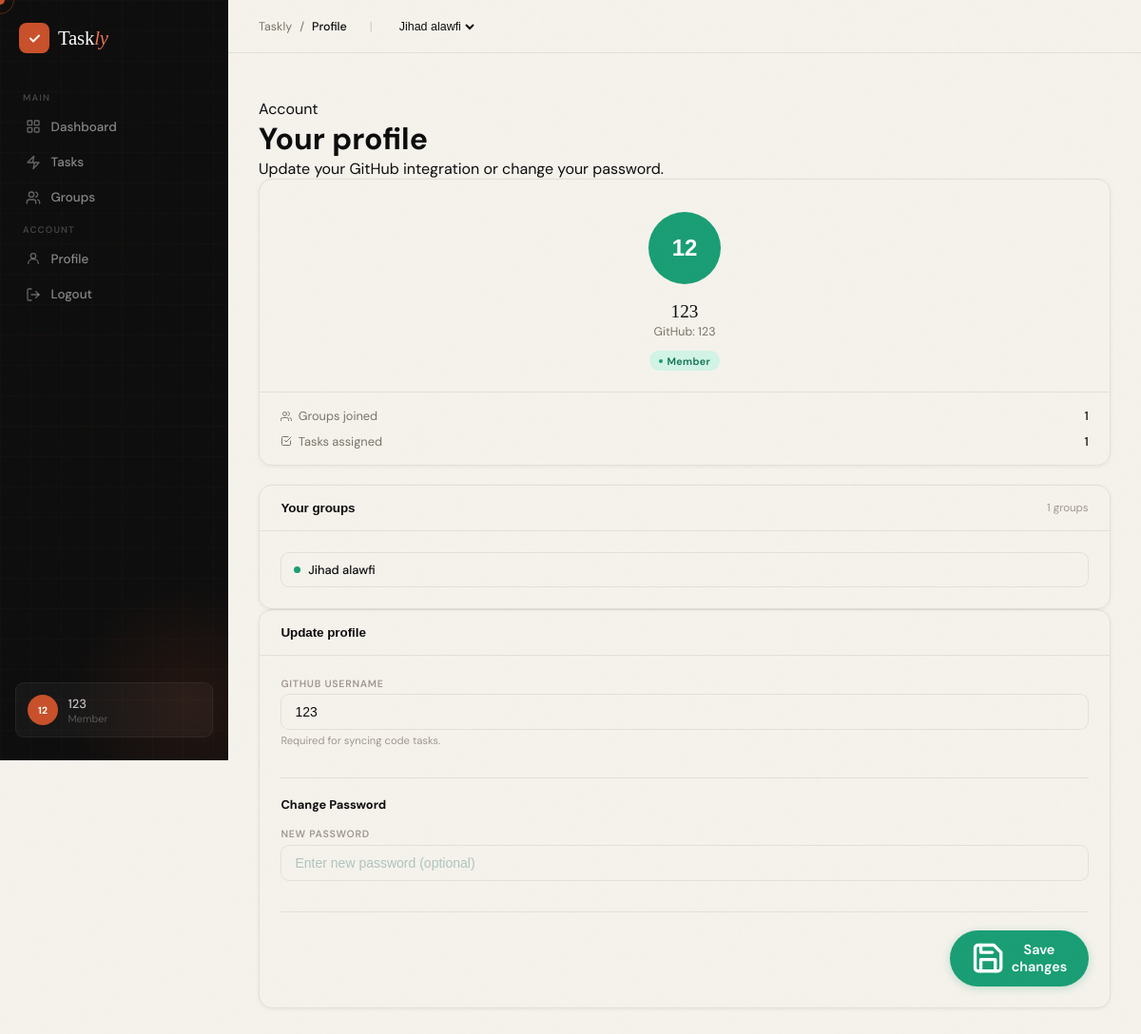
The app's page /profile (signed in) with its own data.
### app.py (models this page shows)
class User(db.Model):
    id = db.Column(db.Integer, primary_key=True)
    username = db.Column(db.String(80), unique=True, nullable=False)
    password_hash = db.Column(db.String(200), nullable=False)
    github_username = db.Column(db.String(80), nullable=True)  # Added for GitHub API
    group_role = db.Column(db.String(20), default='Member') # Legacy fallback
    current_group_id = db.Column(db.Integer, db.ForeignKey('group.id'), nullable=True)
    tasks = db.relationship('Task', backref='assignee', lazy=True)
    groups = db.relationship('Group', secondary=user_group_association, back_populates='users')

class Group(db.Model):
    id = db.Column(db.Integer, primary_key=True)
    name = db.Column(db.String(120), nullable=False)
    invite_code = db.Column(db.String(6), unique=True, nullable=False)
    repo_url = db.Column(db.String(255), nullable=True)
    is_non_coding = db.Column(db.Boolean, default=False)  # Group level setting
    leader_id = db.Column(db.Integer, db.ForeignKey('user.id'), nullable=True) # Adding leader_id for accurate role management
    users = db.relationship('User', secondary=user_group_association, back_populates='groups')
    co_leaders = db.relationship('User', secondary=group_coleaders, backref='co_lead_groups')
    tasks = db.relationship('Task', backref='group', lazy=True, cascade="all, delete-orphan")
    leader = db.relationship('User', foreign_keys=[leader_id])

### app.py (the view)
@app.route('/profile')
def profile():
    user = get_current_user()
    if not user:
        return redirect(url_for('login'))
    return render_template('profile.html', current_user=user)

### app.py (called while the page is built)
def get_current_user():
    if 'user_id' not in session:
        return None
    user = db.session.get(User, session['user_id'])
    if not user:
        session.pop('user_id', None)
    return user

def get_active_group(user):
    if not user.groups:
        return None
    if user.current_group_id:
        active_group = db.session.get(Group, user.current_group_id)
        if active_group in user.groups:
            return active_group
    user.current_group_id = user.groups[0].id
    db.session.commit()
    return user.groups[0]

def get_user_role(user, group):
    if not user or not group: return 'Member'
    if group.leader_id == user.id: return 'Leader'
    if user in group.co_leaders: return 'Co-Leader'
    return 'Member'

@app.context_processor
def inject_global_vars():
    user = get_current_user()
    group_role = 'Member'
    if user:
        user.is_authenticated = True
        active_group = get_active_group(user)
        if active_group:
             group_role = get_user_role(user, active_group)
    else:
        user = type('AnonymousUser', (), {'is_authenticated': False, 'groups': []})()
    return dict(current_user=user, today=date.today(), current_role=group_role)

### template/profile.html (shortened to what this page needs)
{% extends "base.html" %}
{% block breadcrumb %}Profile{% endblock %}
{% block content %}
<div class="page-header">
  <div class="page-eyebrow">Account</div>
  <h1 class="page-title">Your profile</h1>
  <p class="page-sub">Update your GitHub integration or change your password.</p>
</div>
<div class="profile-grid">
  <div class="left-col" style="display:flex;flex-direction:column;gap:1.25rem;">
    <div class="card" id="profile-summary">
      <div class="avatar-section">
        <div class="avatar-ring" id="avatar-ring">
          <div class="avatar-inner">
            <span class="avatar-initials" id="summary-initials">{{ current_user.username[:2]|upper }}</span>
          </div>
        </div>
        <div class="profile-name" id="summary-name">{{ current_user.username }}</div>
        <div class="profile-email" id="summary-email">GitHub: {{ current_user.github_username or 'Not connected' }}</div>
        <span class="role-badge">
          <span class="role-badge-dot"></span>
          <span id="summary-role">{{ current_user.group_role }}</span>
        </span>
      </div>
      <div class="profile-stats">
        <div class="stat-row">
          <span class="stat-label">
            <svg viewBox="0 0 24 24" fill="none" stroke="currentColor" stroke-width="2" stroke-linecap="round" stroke-linejoin="round"><path d="M17 21v-2a4 4 0 00-4-4H5a4 4 0 00-4 4v2"/><circle cx="9" cy="7" r="4"/><path d="M23 21v-2a4 4 0 00-3-3.87"/><path d="M16 3.13a4 4 0 010 7.75"/></svg>
            Groups joined
          </span>
          <span class="stat-value" id="summary-groups-count">{{ current_user.groups|length }}</span>
        </div>
        <div class="stat-row">
          <span class="stat-label">
            <svg viewBox="0 0 24 24" fill="none" stroke="currentColor" stroke-width="2" stroke-linecap="round" stroke-linejoin="round"><path d="M9 11l3 3L22 4"/><path d="M21 12v7a2 2 0 01-2 2H5a2 2 0 01-2-2V5a2 2 0 012-2h11"/></svg>
            Tasks assigned
          </span>
          <span class="stat-value">{{ current_user.tasks|length }}</span>
        </div>
      </div>
    </div>
    <div class="card">
      <div class="card-header">
        <span class="card-title">Your groups</span>
        <span class="card-meta" id="groups-count-label">{{ current_user.groups|length }} groups</span>
      </div>
      <div class="card-body">
        <div class="groups-list" id="profile-groups">
            {% for group in current_user.groups %}
              <div class="group-pill">
                <div class="group-pill-left">
                  <div class="group-dot"></div>
                  <span class="group-pill-name">{{ group.name }}</span>
                </div>
              </div>
            {% else %}
              <p style="font-size:0.8rem; color:var(--muted);">No groups joined yet.</p>
            {% endfor %}
        </div>
      </div>
    </div>
  </div>
  <div class="right-col">
    <div class="card">
      <div class="card-header">
        <span class="card-title">Update profile</span>
      </div>
      <div class="card-body">
        <form id="profile-form" action="{{ url_for('update_profile') }}" method="POST" class="form-grid">
          <div class="field">
            <label for="github_username">GitHub Username</label>
            <input id="github_username" name="github_username" type="text" value="{{ current_user.github_username or '' }}" placeholder="octocat"/>
            <span class="field-hint">Required for syncing code tasks.</span>
          </div>
          <div class="form-divider"></div>
          <p style="font-size:0.8rem; font-weight:bold; margin-bottom: 0;">Change Password</p>
          <div class="field">
            <label for="new_password">New Password</label>
            <input id="new_password" name="new_password" type="password" placeholder="Enter new password (optional)"/>
          </div>
          <div class="form-divider"></div>
          <div class="form-actions">
            <button type="submit" class="btn btn-primary">
              <svg viewBox="0 0 24 24" fill="none" stroke="currentColor" stroke-width="2.2"
                stroke-linecap="round" stroke-linejoin="round">
                <path d="M19 21H5a2 2 0 01-2-2V5a2 2 0 012-2h11l5 5v11a2 2 0 01-2 2z"/>
                <polyline points="17 21 17 13 7 13 7 21"/>
                <polyline points="7 3 7 8 15 8"/>
              </svg>
              Save changes
            </button>
          </div>
        </form>
      </div>
    </div>
  </div>
</div>
{% endblock %}

### template/base.html (shortened to what this page needs)
<!DOCTYPE html>
<html lang="en">
<head>
</head>
<body>
{% if current_user.is_authenticated %}
<aside class="sidebar">
  <div class="sidebar-orb"></div>
  <div class="sidebar-inner">
    <a href="{{ url_for('index') }}" class="sidebar-logo">
      <div class="sidebar-logo-mark"><svg width="15" height="15" viewBox="0 0 20 20" fill="none"><polyline points="4,10 8,14 16,6" stroke="#fff" stroke-width="2.4" stroke-linecap="round" stroke-linejoin="round"/></svg></div>
      <span class="sidebar-logo-name">Task<em>ly</em></span>
    </a>
    <div class="sidebar-section-label">Main</div>
    <a href="{{ url_for('dashboard') }}" class="nav-item {% if request.endpoint == 'dashboard' %}active{% endif %}">
      Dashboard
    </a>
    <a href="{{ url_for('tasks_route') }}" class="nav-item {% if request.endpoint == 'tasks_route' %}active{% endif %}">
      <svg viewBox="0 0 24 24" fill="none" stroke="currentColor" stroke-width="2" stroke-linecap="round" stroke-linejoin="round"><path d="m13 2-2 10h10l-9 10 2-10H3Z"/></svg>
      Tasks
    </a>
    <a href="{{ url_for('groups') }}" class="nav-item {% if request.endpoint == 'groups' %}active{% endif %}">
      <svg viewBox="0 0 24 24" fill="none" stroke="currentColor" stroke-width="2" stroke-linecap="round" stroke-linejoin="round"><path d="M16 21v-2a4 4 0 0 0-4-4H6a4 4 0 0 0-4 4v2"/><circle cx="9" cy="7" r="4"/><path d="M22 21v-2a4 4 0 0 0-3-3.87"/><path d="M16 3.13a4 4 0 0 1 0 7.75"/></svg>
      Groups
    </a>
    <div class="sidebar-section-label">Account</div>
    <a href="#" class="nav-item" onclick="document.getElementById('profile-modal').classList.add('active'); return false;">
      <svg viewBox="0 0 24 24" fill="none" stroke="currentColor" stroke-width="2" stroke-linecap="round" stroke-linejoin="round"><circle cx="12" cy="8" r="4"/><path d="M4 20c0-4 3.6-7 8-7s8 3 8 7"/></svg>
      Profile
    </a>
    <a href="{{ url_for('logout') }}" class="nav-item">
      <svg viewBox="0 0 24 24" fill="none" stroke="currentColor" stroke-width="2" stroke-linecap="round" stroke-linejoin="round"><path d="M9 21H5a2 2 0 0 1-2-2V5a2 2 0 0 1 2-2h4"/><polyline points="16 17 21 12 16 7"/><line x1="21" y1="12" x2="9" y2="12"/></svg>
      Logout
    </a>
  </div>
  <div class="sidebar-footer">
    <a href="#" class="sidebar-user" onclick="document.getElementById('profile-modal').classList.add('active'); return false;">
      <div class="user-av">{{ current_user.username[:2]|upper }}</div>
      <div>
        <div class="user-name">{{ current_user.username }}</div>
        <div class="user-role">{{ current_user.group_role }}</div>
      </div>
    </a>
  </div>
</aside>
<div class="layout-app">
  <header class="topbar">
    <div class="topbar-breadcrumb" style="display:flex; align-items:center; gap:0.5rem; font-size:0.78rem; color:var(--muted);">
      <span>Taskly</span><span>/</span><strong style="color:var(--ink); font-weight:500;">{% block breadcrumb %}Dashboard{% endblock %}</strong>
      {% if current_user.groups %}
      <span class="topbar-sep" style="margin-left: 1rem; opacity:0.35;">|</span>
      <form action="{{ url_for('switch_group', group_id=0) }}" method="POST" style="display:inline; margin-left: 1rem;" id="group-switch-form">
        <select class="group-selector" name="group_id" onchange="document.getElementById('group-switch-form').action='{{ url_for('switch_group', group_id=0) }}'.replace('0', this.value); this.form.submit();">
          {% for g in current_user.groups %}
            <option value="{{ g.id }}" {% if current_user.current_group_id and g.id == current_user.current_group_id %}selected{% endif %}>
              {{ g.name }}
            </option>
          {% endfor %}
        </select>
      </form>
      {% endif %}
    </div>
  </header>
  <main class="main-content">
    {% block content %}{% endblock %}
  </main>
</div>
{% else %}
  {% block landing_content %}{% endblock %}
{% endif %}
</body>
</html>

### records on screen
User: username "12", username "123", group_role "Member", group_id "Jihad alawfi", github_username "123"
Group: name "Jihad alawfi"

### other values on screen
{{ current_user.groups|length }} "1"
{{ current_user.tasks|length }} "1"
